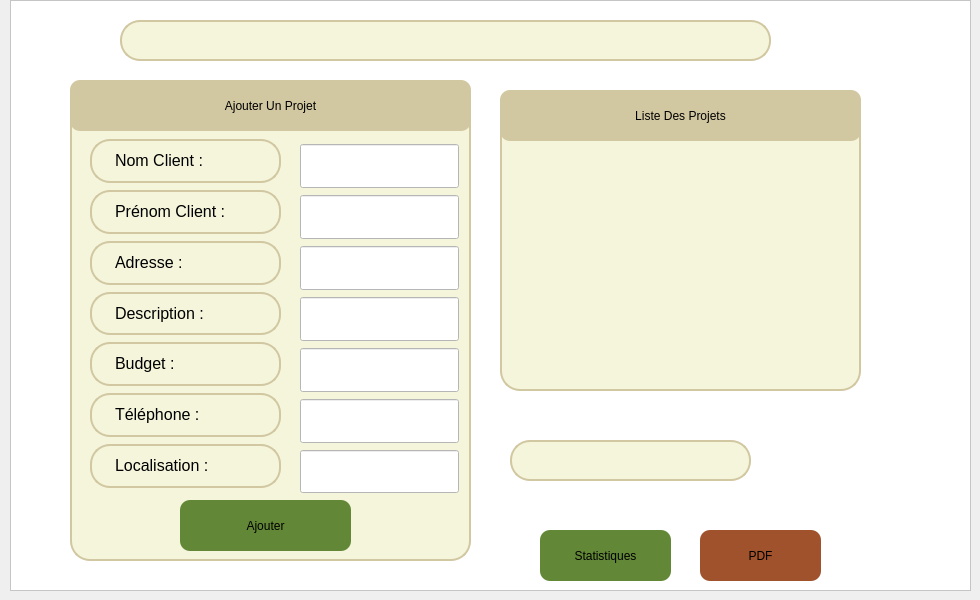
    <widget class="QWidget" name="PageGestionProjets">
     <widget class="QFrame" name="frame_2">
      <property name="geometry">
       <rect>
        <x>10</x>
        <y>0</y>
        <width>961</width>
        <height>591</height>
       </rect>
      </property>
      <property name="font">
       <font>
        <family>Segoe Ui</family>
        <pointsize>20</pointsize>
        <italic>false</italic>
        <bold>false</bold>
        <kerning>true</kerning>
       </font>
      </property>
      <property name="cursor">
       <cursorShape>WaitCursor</cursorShape>
      </property>
      <property name="styleSheet">
       <string notr="true">background-color:rgb(255,255,255);
font:20pt &quot;Segoe Ui&quot;;</string>
      </property>
      <property name="frameShape">
       <enum>QFrame::Shape::StyledPanel</enum>
      </property>
      <property name="frameShadow">
       <enum>QFrame::Shadow::Raised</enum>
      </property>
      <widget class="QLabel" name="label_187">
       <property name="geometry">
        <rect>
         <x>50</x>
         <y>20</y>
         <width>51</width>
         <height>41</height>
        </rect>
       </property>
       <property name="styleSheet">
        <string notr="true">image: url(:/res/search.png)</string>
       </property>
       <property name="text">
        <string/>
       </property>
      </widget>
      <widget class="QLineEdit" name="barrederecherche_27">
       <property name="geometry">
        <rect>
         <x>110</x>
         <y>20</y>
         <width>651</width>
         <height>41</height>
        </rect>
       </property>
       <property name="styleSheet">
        <string notr="true">QLineEdit {
    border: 2px solid rgb(209, 199, 161); /* Bordure légèrement plus foncée */
    border-radius: 20px; /* Coins arrondis */
    color: #000; /* Texte noir */
    padding-left: 20px;
    padding-right: 20px;
    background-color: rgb(245, 245, 220); /* Beige */
}

QLineEdit:hover {
    border: 2px solid rgb(160, 150, 120); /* Bordure plus foncée au survol */
    background-color: rgb(255, 255, 235); /* Fond légèrement plus clair */
}

QLineEdit:focus {
    border: 2px solid rgb(100, 80, 50); /* Bordure encore plus foncée lors du focus */
    background-color: rgb(255, 255, 240); /* Fond encore plus clair lors du focus */
    box-shadow: 0 0 5px rgba(0, 0, 0, 0.2); /* Ombre autour du champ en focus */
}
</string>
       </property>
       <property name="cursorMoveStyle">
        <enum>Qt::CursorMoveStyle::LogicalMoveStyle</enum>
       </property>
      </widget>
      <widget class="QPushButton" name="pdfProjet">
       <property name="geometry">
        <rect>
         <x>690</x>
         <y>530</y>
         <width>121</width>
         <height>51</height>
        </rect>
       </property>
       <property name="styleSheet">
        <string notr="true">QPushButton {
background-color: rgb(160, 82, 45);
font: 10pt &quot;Sylfaen&quot;;
border-radius: 10px;
}
QPushButton:hover {
    background-color: #D2B48C; /* Marron soft */
}
</string>
       </property>
       <property name="text">
        <string>PDF</string>
       </property>
      </widget>
      <widget class="QLineEdit" name="barrederecherche_28">
       <property name="geometry">
        <rect>
         <x>500</x>
         <y>440</y>
         <width>241</width>
         <height>41</height>
        </rect>
       </property>
       <property name="styleSheet">
        <string notr="true">QLineEdit {
    border: 2px solid rgb(209, 199, 161); /* Bordure légèrement plus foncée */
    border-radius: 20px; /* Coins arrondis */
    color: #000; /* Texte noir */
    padding-left: 20px;
    padding-right: 20px;
    background-color: rgb(245, 245, 220); /* Beige */
}

QLineEdit:hover {
    border: 2px solid rgb(160, 150, 120); /* Bordure plus foncée au survol */
    background-color: rgb(255, 255, 235); /* Fond légèrement plus clair */
}

QLineEdit:focus {
    border: 2px solid rgb(100, 80, 50); /* Bordure encore plus foncée lors du focus */
    background-color: rgb(255, 255, 240); /* Fond encore plus clair lors du focus */
    box-shadow: 0 0 5px rgba(0, 0, 0, 0.2); /* Ombre autour du champ en focus */
}
</string>
       </property>
       <property name="cursorMoveStyle">
        <enum>Qt::CursorMoveStyle::LogicalMoveStyle</enum>
       </property>
      </widget>
      <widget class="QFrame" name="frame_27">
       <property name="geometry">
        <rect>
         <x>490</x>
         <y>90</y>
         <width>361</width>
         <height>301</height>
        </rect>
       </property>
       <property name="styleSheet">
        <string notr="true">QFrame {
    border: 2px solid rgb(209, 199, 161); /* Bordure légèrement plus foncée */
    border-radius: 20px; /* Coins arrondis */
    color: #000; /* Texte noir */
    padding-left: 20px;
    padding-right: 20px;
    background-color: rgb(245, 245, 220); /* Beige */
}

QLineEdit:hover {
    border: 2px solid rgb(160, 150, 120); /* Bordure plus foncée au survol */
    background-color: rgb(255, 255, 235); /* Fond légèrement plus clair */
}

QFrame:focus {
    border: 2px solid rgb(100, 80, 50); /* Bordure encore plus foncée lors du focus */
    background-color: rgb(255, 255, 240); /* Fond encore plus clair lors du focus */
    box-shadow: 0 0 5px rgba(0, 0, 0, 0.2); /* Ombre autour du champ en focus */
}
</string>
       </property>
       <property name="frameShape">
        <enum>QFrame::Shape::StyledPanel</enum>
       </property>
       <property name="frameShadow">
        <enum>QFrame::Shadow::Raised</enum>
       </property>
       <widget class="QPushButton" name="pushButton_82">
        <property name="geometry">
         <rect>
          <x>0</x>
          <y>0</y>
          <width>361</width>
          <height>51</height>
         </rect>
        </property>
        <property name="styleSheet">
         <string notr="true">QPushButton {
background-color:rgb(209, 199, 161);
font: 10pt &quot;Sylfaen&quot;;
border-radius: 10px;
}
QPushButton:hover {
    background-color: #F5F5DC; /* Beige soft */
}</string>
        </property>
        <property name="text">
         <string>Liste Des Projets</string>
        </property>
       </widget>
      </widget>
      <widget class="QPushButton" name="statProjet">
       <property name="geometry">
        <rect>
         <x>530</x>
         <y>530</y>
         <width>131</width>
         <height>51</height>
        </rect>
       </property>
       <property name="styleSheet">
        <string notr="true">QPushButton {
background-color: rgb(98, 135, 55);
font: 10pt &quot;Sylfaen&quot;;
border-radius: 10px;
}
QPushButton:hover {
background-color: #7E9C5A;
}</string>
       </property>
       <property name="text">
        <string>Statistiques</string>
       </property>
      </widget>
      <widget class="QFrame" name="frame_28">
       <property name="geometry">
        <rect>
         <x>60</x>
         <y>80</y>
         <width>401</width>
         <height>481</height>
        </rect>
       </property>
       <property name="styleSheet">
        <string notr="true">QFrame {
    border: 2px solid rgb(209, 199, 161); /* Bordure légèrement plus foncée */
    border-radius: 20px; /* Coins arrondis */
    color: #000; /* Texte noir */
    padding-left: 20px;
    padding-right: 20px;
    background-color: rgb(245, 245, 220); /* Beige */
}

QLineEdit:hover {
    border: 2px solid rgb(160, 150, 120); /* Bordure plus foncée au survol */
    background-color: rgb(255, 255, 235); /* Fond légèrement plus clair */
}

QFrame:focus {
    border: 2px solid rgb(100, 80, 50); /* Bordure encore plus foncée lors du focus */
    background-color: rgb(255, 255, 240); /* Fond encore plus clair lors du focus */
    box-shadow: 0 0 5px rgba(0, 0, 0, 0.2); /* Ombre autour du champ en focus */
}
</string>
       </property>
       <property name="frameShape">
        <enum>QFrame::Shape::StyledPanel</enum>
       </property>
       <property name="frameShadow">
        <enum>QFrame::Shadow::Raised</enum>
       </property>
       <widget class="QPushButton" name="pushButton_84">
        <property name="geometry">
         <rect>
          <x>0</x>
          <y>0</y>
          <width>401</width>
          <height>51</height>
         </rect>
        </property>
        <property name="styleSheet">
         <string notr="true">QPushButton {
background-color:rgb(209, 199, 161);
font: 10pt &quot;Sylfaen&quot;;
border-radius: 10px;
}
QPushButton:hover {
    background-color: #F5F5DC; /* Beige soft */
}</string>
        </property>
        <property name="text">
         <string>Ajouter Un Projet</string>
        </property>
       </widget>
       <widget class="QPushButton" name="ajouterProjet">
        <property name="geometry">
         <rect>
          <x>110</x>
          <y>420</y>
          <width>171</width>
          <height>51</height>
         </rect>
        </property>
        <property name="styleSheet">
         <string notr="true">QPushButton {
background-color: rgb(98, 135, 55);
font: 10pt &quot;Sylfaen&quot;;
border-radius: 10px;
}
QPushButton:hover {
background-color: #7E9C5A;
}</string>
        </property>
        <property name="text">
         <string>Ajouter</string>
        </property>
       </widget>
       <widget class="QLabel" name="label_191">
        <property name="geometry">
         <rect>
          <x>20</x>
          <y>212</y>
          <width>191</width>
          <height>43</height>
         </rect>
        </property>
        <property name="styleSheet">
         <string notr="true">label-&gt;setStyleSheet(&quot;QLabel { color: black; font-size: 10px; border: none; }&quot;);
</string>
        </property>
        <property name="text">
         <string>&lt;html&gt;&lt;head/&gt;&lt;body&gt;&lt;p&gt;&lt;span style=&quot; font-size:12pt;&quot;&gt;Description :&lt;/span&gt;&lt;/p&gt;&lt;/body&gt;&lt;/html&gt;</string>
        </property>
       </widget>
       <widget class="QLabel" name="label_192">
        <property name="geometry">
         <rect>
          <x>20</x>
          <y>364</y>
          <width>191</width>
          <height>44</height>
         </rect>
        </property>
        <property name="styleSheet">
         <string notr="true">label-&gt;setStyleSheet(&quot;QLabel { color: black; font-size: 10px; border: none; }&quot;);
</string>
        </property>
        <property name="text">
         <string>&lt;html&gt;&lt;head/&gt;&lt;body&gt;&lt;p&gt;&lt;span style=&quot; font-size:12pt;&quot;&gt;Localisation :&lt;/span&gt;&lt;/p&gt;&lt;/body&gt;&lt;/html&gt;</string>
        </property>
       </widget>
       <widget class="QLabel" name="label_193">
        <property name="geometry">
         <rect>
          <x>20</x>
          <y>161</y>
          <width>191</width>
          <height>44</height>
         </rect>
        </property>
        <property name="styleSheet">
         <string notr="true">label-&gt;setStyleSheet(&quot;QLabel { color: black; font-size: 10px; border: none; }&quot;);
</string>
        </property>
        <property name="text">
         <string>&lt;html&gt;&lt;head/&gt;&lt;body&gt;&lt;p&gt;&lt;span style=&quot; font-size:12pt;&quot;&gt;Adresse :&lt;/span&gt;&lt;/p&gt;&lt;/body&gt;&lt;/html&gt;</string>
        </property>
       </widget>
       <widget class="QLabel" name="label_194">
        <property name="geometry">
         <rect>
          <x>20</x>
          <y>313</y>
          <width>191</width>
          <height>44</height>
         </rect>
        </property>
        <property name="styleSheet">
         <string notr="true">label-&gt;setStyleSheet(&quot;QLabel { color: black; font-size: 10px; border: none; }&quot;);
</string>
        </property>
        <property name="text">
         <string>&lt;html&gt;&lt;head/&gt;&lt;body&gt;&lt;p&gt;&lt;span style=&quot; font-size:12pt;&quot;&gt;Téléphone :&lt;/span&gt;&lt;/p&gt;&lt;/body&gt;&lt;/html&gt;</string>
        </property>
       </widget>
       <widget class="QLabel" name="label_195">
        <property name="geometry">
         <rect>
          <x>20</x>
          <y>59</y>
          <width>191</width>
          <height>44</height>
         </rect>
        </property>
        <property name="styleSheet">
         <string notr="true">label-&gt;setStyleSheet(&quot;QLabel { color: black; font-size: 10px; border: none; }&quot;);
</string>
        </property>
        <property name="text">
         <string>&lt;html&gt;&lt;head/&gt;&lt;body&gt;&lt;p&gt;&lt;span style=&quot; font-size:12pt;&quot;&gt;Nom Client :&lt;/span&gt;&lt;/p&gt;&lt;/body&gt;&lt;/html&gt;</string>
        </property>
       </widget>
       <widget class="QLabel" name="label_196">
        <property name="geometry">
         <rect>
          <x>20</x>
          <y>262</y>
          <width>191</width>
          <height>44</height>
         </rect>
        </property>
        <property name="styleSheet">
         <string notr="true">label-&gt;setStyleSheet(&quot;QLabel { color: black; font-size: 10px; border: none; }&quot;);
</string>
        </property>
        <property name="text">
         <string>&lt;html&gt;&lt;head/&gt;&lt;body&gt;&lt;p&gt;&lt;span style=&quot; font-size:12pt;&quot;&gt;Budget :&lt;/span&gt;&lt;/p&gt;&lt;/body&gt;&lt;/html&gt;</string>
        </property>
       </widget>
       <widget class="QLabel" name="label_197">
        <property name="geometry">
         <rect>
          <x>20</x>
          <y>110</y>
          <width>191</width>
          <height>44</height>
         </rect>
        </property>
        <property name="styleSheet">
         <string notr="true">label-&gt;setStyleSheet(&quot;QLabel { color: black; font-size: 10px; border: none; }&quot;);
</string>
        </property>
        <property name="text">
         <string>&lt;html&gt;&lt;head/&gt;&lt;body&gt;&lt;p&gt;&lt;span style=&quot; font-size:12pt;&quot;&gt;Prénom Client  :&lt;/span&gt;&lt;/p&gt;&lt;/body&gt;&lt;/html&gt;</string>
        </property>
       </widget>
       <widget class="QLineEdit" name="lineEdit_122">
        <property name="geometry">
         <rect>
          <x>230</x>
          <y>268</y>
          <width>159</width>
          <height>44</height>
         </rect>
        </property>
       </widget>
       <widget class="QLineEdit" name="lineEdit_123">
        <property name="geometry">
         <rect>
          <x>230</x>
          <y>64</y>
          <width>159</width>
          <height>44</height>
         </rect>
        </property>
       </widget>
       <widget class="QLineEdit" name="lineEdit_124">
        <property name="geometry">
         <rect>
          <x>230</x>
          <y>217</y>
          <width>159</width>
          <height>44</height>
         </rect>
        </property>
       </widget>
       <widget class="QLineEdit" name="lineEdit_125">
        <property name="geometry">
         <rect>
          <x>230</x>
          <y>115</y>
          <width>159</width>
          <height>44</height>
         </rect>
        </property>
       </widget>
       <widget class="QLineEdit" name="lineEdit_126">
        <property name="geometry">
         <rect>
          <x>230</x>
          <y>166</y>
          <width>159</width>
          <height>44</height>
         </rect>
        </property>
       </widget>
       <widget class="QLineEdit" name="lineEdit_127">
        <property name="geometry">
         <rect>
          <x>230</x>
          <y>319</y>
          <width>159</width>
          <height>44</height>
         </rect>
        </property>
       </widget>
       <widget class="QLineEdit" name="lineEdit_128">
        <property name="geometry">
         <rect>
          <x>230</x>
          <y>370</y>
          <width>159</width>
          <height>43</height>
         </rect>
        </property>
       </widget>
      </widget>
      <widget class="QPushButton" name="supprimerProjet">
       <property name="enabled">
        <bool>true</bool>
       </property>
       <property name="geometry">
        <rect>
         <x>750</x>
         <y>430</y>
         <width>50</width>
         <height>60</height>
        </rect>
       </property>
       <property name="cursor">
        <cursorShape>ArrowCursor</cursorShape>
       </property>
       <property name="toolTip">
        <string/>
       </property>
       <property name="styleSheet">
        <string notr="true">background-color:rgb(255,255,255);
font: 10pt &quot;Sylfaen&quot;;
border-radius: 10px;</string>
       </property>
       <property name="text">
        <string/>
       </property>
       <property name="icon">
        <iconset resource="img.qrc">
         <normaloff>:/res/suppr.png</normaloff>:/res/suppr.png</iconset>
       </property>
       <property name="iconSize">
        <size>
         <width>50</width>
         <height>50</height>
        </size>
       </property>
      </widget>
      <widget class="QPushButton" name="modifierProjet">
       <property name="enabled">
        <bool>true</bool>
       </property>
       <property name="geometry">
        <rect>
         <x>820</x>
         <y>430</y>
         <width>50</width>
         <height>60</height>
        </rect>
       </property>
       <property name="cursor">
        <cursorShape>ArrowCursor</cursorShape>
       </property>
       <property name="toolTip">
        <string/>
       </property>
       <property name="styleSheet">
        <string notr="true">background-color:rgb(255,255,255);
font: 10pt &quot;Sylfaen&quot;;
border-radius: 10px;</string>
       </property>
       <property name="text">
        <string/>
       </property>
       <property name="icon">
        <iconset resource="img.qrc">
         <normaloff>:/res/modif.png</normaloff>:/res/modif.png</iconset>
       </property>
       <property name="iconSize">
        <size>
         <width>50</width>
         <height>50</height>
        </size>
       </property>
      </widget>
      <widget class="QPushButton" name="favorisProjet">
       <property name="geometry">
        <rect>
         <x>770</x>
         <y>20</y>
         <width>51</width>
         <height>51</height>
        </rect>
       </property>
       <property name="styleSheet">
        <string notr="true">background-color:rgb(255,255,255);
font: 10pt &quot;Sylfaen&quot;;
border-radius: 10px;</string>
       </property>
       <property name="text">
        <string/>
       </property>
       <property name="icon">
        <iconset resource="img.qrc">
         <normaloff>:/res/likes.png</normaloff>:/res/likes.png</iconset>
       </property>
       <property name="iconSize">
        <size>
         <width>50</width>
         <height>50</height>
        </size>
       </property>
      </widget>
      <widget class="QPushButton" name="notifications">
       <property name="geometry">
        <rect>
         <x>840</x>
         <y>20</y>
         <width>51</width>
         <height>51</height>
        </rect>
       </property>
       <property name="styleSheet">
        <string notr="true">background-color:rgb(255,255,255);
font: 10pt &quot;Sylfaen&quot;;
border-radius: 10px;</string>
       </property>
       <property name="text">
        <string/>
       </property>
       <property name="icon">
        <iconset resource="img.qrc">
         <normaloff>:/res/notif.png</normaloff>:/res/notif.png</iconset>
       </property>
       <property name="iconSize">
        <size>
         <width>50</width>
         <height>50</height>
        </size>
       </property>
      </widget>
     </widget>
    </widget>
